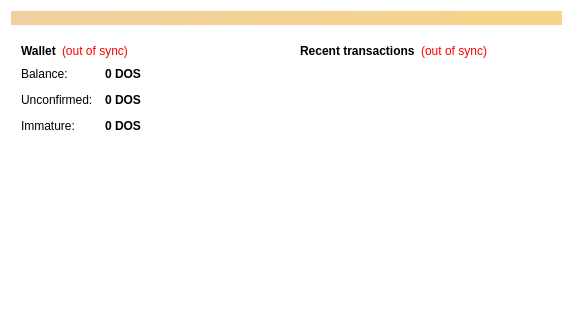
<?xml version="1.0" encoding="UTF-8"?>
<ui version="4.0">
 <class>OverviewPage</class>
 <widget class="QWidget" name="OverviewPage">
  <property name="geometry">
   <rect>
    <x>0</x>
    <y>0</y>
    <width>573</width>
    <height>312</height>
   </rect>
  </property>
  <property name="windowTitle">
   <string>Form</string>
  </property>
  <property name="styleSheet">
   <string notr="true">background-color: transparent;
background: transparent;</string>
  </property>
  <layout class="QVBoxLayout" name="topLayout">
   <item>
    <widget class="QLabel" name="labelAlerts">
     <property name="visible">
      <bool>false</bool>
     </property>
     <property name="styleSheet">
      <string notr="true">background-color: qlineargradient(x1: 0, y1: 0, x2: 1, y2: 0, stop:0 #F0D0A0, stop:1 #F8D488); color:#000000;</string>
     </property>
     <property name="wordWrap">
      <bool>true</bool>
     </property>
     <property name="margin">
      <number>3</number>
     </property>
    </widget>
   </item>
   <item>
    <layout class="QHBoxLayout" name="horizontalLayout" stretch="1,1">
     <item>
      <layout class="QVBoxLayout" name="verticalLayout_2">
       <item>
        <widget class="QFrame" name="frame">
         <property name="frameShape">
          <enum>QFrame::StyledPanel</enum>
         </property>
         <property name="frameShadow">
          <enum>QFrame::Raised</enum>
         </property>
         <layout class="QVBoxLayout" name="verticalLayout_4">
          <item>
           <layout class="QHBoxLayout" name="horizontalLayout_4">
            <item>
             <widget class="QLabel" name="label_5">
              <property name="font">
               <font>
                <weight>75</weight>
                <bold>true</bold>
               </font>
              </property>
              <property name="text">
               <string>Wallet</string>
              </property>
             </widget>
            </item>
            <item>
             <widget class="QLabel" name="labelWalletStatus">
              <property name="toolTip">
               <string>The displayed information may be out of date. Your wallet automatically synchronizes with the GlobalDenomination network after a connection is established, but this process has not completed yet.</string>
              </property>
              <property name="styleSheet">
               <string notr="true">QLabel { color: red; }</string>
              </property>
              <property name="text">
               <string notr="true">(out of sync)</string>
              </property>
              <property name="alignment">
               <set>Qt::AlignLeading|Qt::AlignLeft|Qt::AlignVCenter</set>
              </property>
             </widget>
            </item>
            <item>
             <spacer name="horizontalSpacer_2">
              <property name="orientation">
               <enum>Qt::Horizontal</enum>
              </property>
              <property name="sizeHint" stdset="0">
               <size>
                <width>40</width>
                <height>20</height>
               </size>
              </property>
             </spacer>
            </item>
           </layout>
          </item>
          <item>
           <layout class="QFormLayout" name="formLayout_2">
            <property name="fieldGrowthPolicy">
             <enum>QFormLayout::AllNonFixedFieldsGrow</enum>
            </property>
            <property name="horizontalSpacing">
             <number>12</number>
            </property>
            <property name="verticalSpacing">
             <number>12</number>
            </property>
            <item row="0" column="0">
             <widget class="QLabel" name="label">
              <property name="text">
               <string>Balance:</string>
              </property>
             </widget>
            </item>
            <item row="0" column="1">
             <widget class="QLabel" name="labelBalance">
              <property name="font">
               <font>
                <weight>75</weight>
                <bold>true</bold>
               </font>
              </property>
              <property name="cursor">
               <cursorShape>IBeamCursor</cursorShape>
              </property>
              <property name="toolTip">
               <string>Your current balance</string>
              </property>
              <property name="text">
               <string notr="true">0 DOS</string>
              </property>
              <property name="textInteractionFlags">
               <set>Qt::LinksAccessibleByMouse|Qt::TextSelectableByKeyboard|Qt::TextSelectableByMouse</set>
              </property>
             </widget>
            </item>
            <item row="1" column="0">
             <widget class="QLabel" name="label_3">
              <property name="text">
               <string>Unconfirmed:</string>
              </property>
             </widget>
            </item>
            <item row="1" column="1">
             <widget class="QLabel" name="labelUnconfirmed">
              <property name="font">
               <font>
                <weight>75</weight>
                <bold>true</bold>
               </font>
              </property>
              <property name="cursor">
               <cursorShape>IBeamCursor</cursorShape>
              </property>
              <property name="toolTip">
               <string>Total of transactions that have yet to be confirmed, and do not yet count toward the current balance</string>
              </property>
              <property name="text">
               <string notr="true">0 DOS</string>
              </property>
              <property name="textInteractionFlags">
               <set>Qt::LinksAccessibleByMouse|Qt::TextSelectableByKeyboard|Qt::TextSelectableByMouse</set>
              </property>
             </widget>
            </item>
            <item row="2" column="0">
             <widget class="QLabel" name="labelImmatureText">
              <property name="text">
               <string>Immature:</string>
              </property>
             </widget>
            </item>
            <item row="2" column="1">
             <widget class="QLabel" name="labelImmature">
              <property name="font">
               <font>
                <weight>75</weight>
                <bold>true</bold>
               </font>
              </property>
              <property name="toolTip">
               <string>Mined balance that has not yet matured</string>
              </property>
              <property name="text">
               <string notr="true">0 DOS</string>
              </property>
              <property name="textInteractionFlags">
               <set>Qt::LinksAccessibleByMouse|Qt::TextSelectableByKeyboard|Qt::TextSelectableByMouse</set>
              </property>
             </widget>
            </item>
           </layout>
          </item>
         </layout>
        </widget>
       </item>
       <item>
        <spacer name="verticalSpacer">
         <property name="orientation">
          <enum>Qt::Vertical</enum>
         </property>
         <property name="sizeHint" stdset="0">
          <size>
           <width>20</width>
           <height>40</height>
          </size>
         </property>
        </spacer>
       </item>
       <item alignment="Qt::AlignHCenter">
        <widget class="QLabel" name="label_2">
         <property name="text">
          <string/>
         </property>
         <property name="pixmap">
          <pixmap resource="../bitcoin.qrc">:/images/main_background</pixmap>
         </property>
        </widget>
       </item>
       <item>
        <spacer name="verticalSpacer_3">
         <property name="orientation">
          <enum>Qt::Vertical</enum>
         </property>
         <property name="sizeHint" stdset="0">
          <size>
           <width>20</width>
           <height>40</height>
          </size>
         </property>
        </spacer>
       </item>
      </layout>
     </item>
     <item>
      <layout class="QVBoxLayout" name="verticalLayout_3">
       <item>
        <widget class="QFrame" name="frame_2">
         <property name="frameShape">
          <enum>QFrame::StyledPanel</enum>
         </property>
         <property name="frameShadow">
          <enum>QFrame::Raised</enum>
         </property>
         <layout class="QVBoxLayout" name="verticalLayout">
          <item>
           <layout class="QHBoxLayout" name="horizontalLayout_2">
            <item>
             <widget class="QLabel" name="label_4">
              <property name="text">
               <string>&lt;b&gt;Recent transactions&lt;/b&gt;</string>
              </property>
             </widget>
            </item>
            <item>
             <widget class="QLabel" name="labelTransactionsStatus">
              <property name="toolTip">
               <string>The displayed information may be out of date. Your wallet automatically synchronizes with the GlobalDenomination network after a connection is established, but this process has not completed yet.</string>
              </property>
              <property name="styleSheet">
               <string notr="true">QLabel { color: red; }</string>
              </property>
              <property name="text">
               <string notr="true">(out of sync)</string>
              </property>
              <property name="alignment">
               <set>Qt::AlignRight|Qt::AlignTrailing|Qt::AlignVCenter</set>
              </property>
             </widget>
            </item>
            <item>
             <spacer name="horizontalSpacer">
              <property name="orientation">
               <enum>Qt::Horizontal</enum>
              </property>
              <property name="sizeHint" stdset="0">
               <size>
                <width>40</width>
                <height>20</height>
               </size>
              </property>
             </spacer>
            </item>
           </layout>
          </item>
          <item>
           <widget class="QListView" name="listTransactions">
            <property name="styleSheet">
             <string notr="true">QListView { background: transparent; }</string>
            </property>
            <property name="frameShape">
             <enum>QFrame::NoFrame</enum>
            </property>
            <property name="verticalScrollBarPolicy">
             <enum>Qt::ScrollBarAlwaysOff</enum>
            </property>
            <property name="horizontalScrollBarPolicy">
             <enum>Qt::ScrollBarAlwaysOff</enum>
            </property>
            <property name="selectionMode">
             <enum>QAbstractItemView::NoSelection</enum>
            </property>
           </widget>
          </item>
         </layout>
        </widget>
       </item>
       <item>
        <spacer name="verticalSpacer_2">
         <property name="orientation">
          <enum>Qt::Vertical</enum>
         </property>
         <property name="sizeHint" stdset="0">
          <size>
           <width>20</width>
           <height>40</height>
          </size>
         </property>
        </spacer>
       </item>
      </layout>
     </item>
    </layout>
   </item>
  </layout>
 </widget>
 <resources>
  <include location="../bitcoin.qrc"/>
 </resources>
 <connections/>
</ui>
